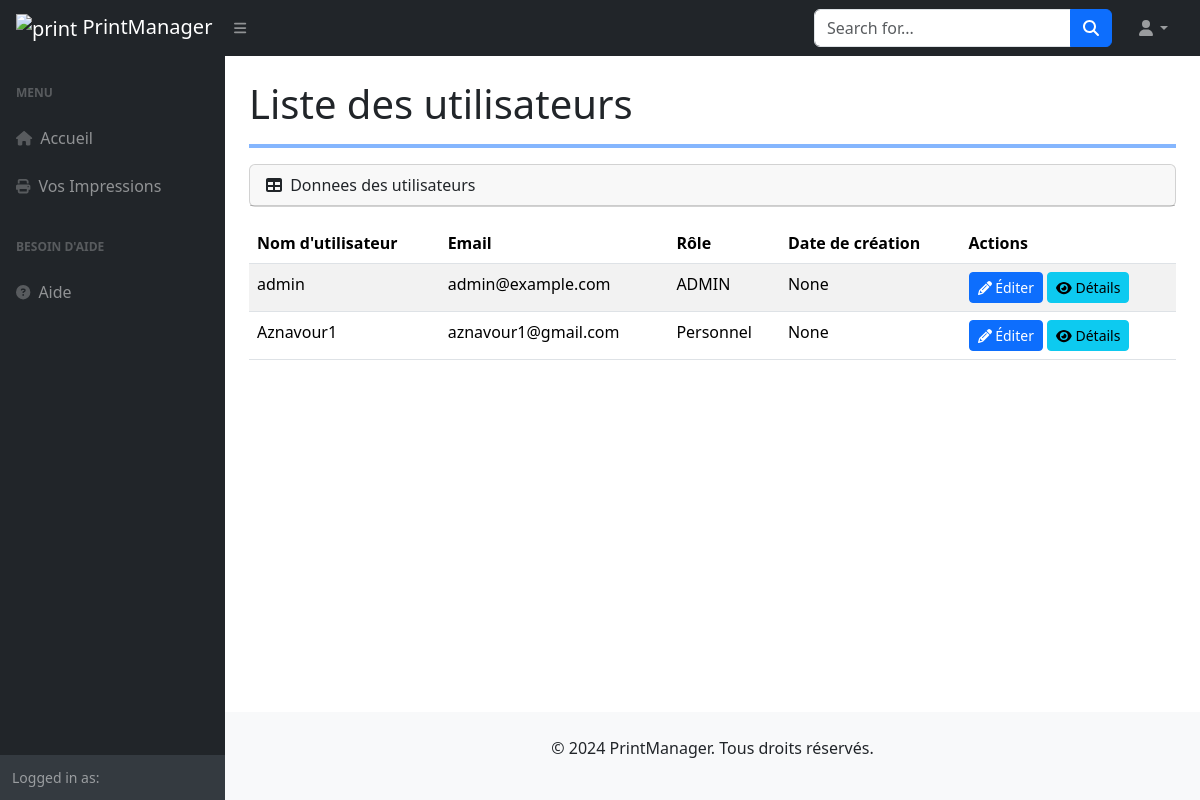
/users/, run on an earlier commit of the app's database.
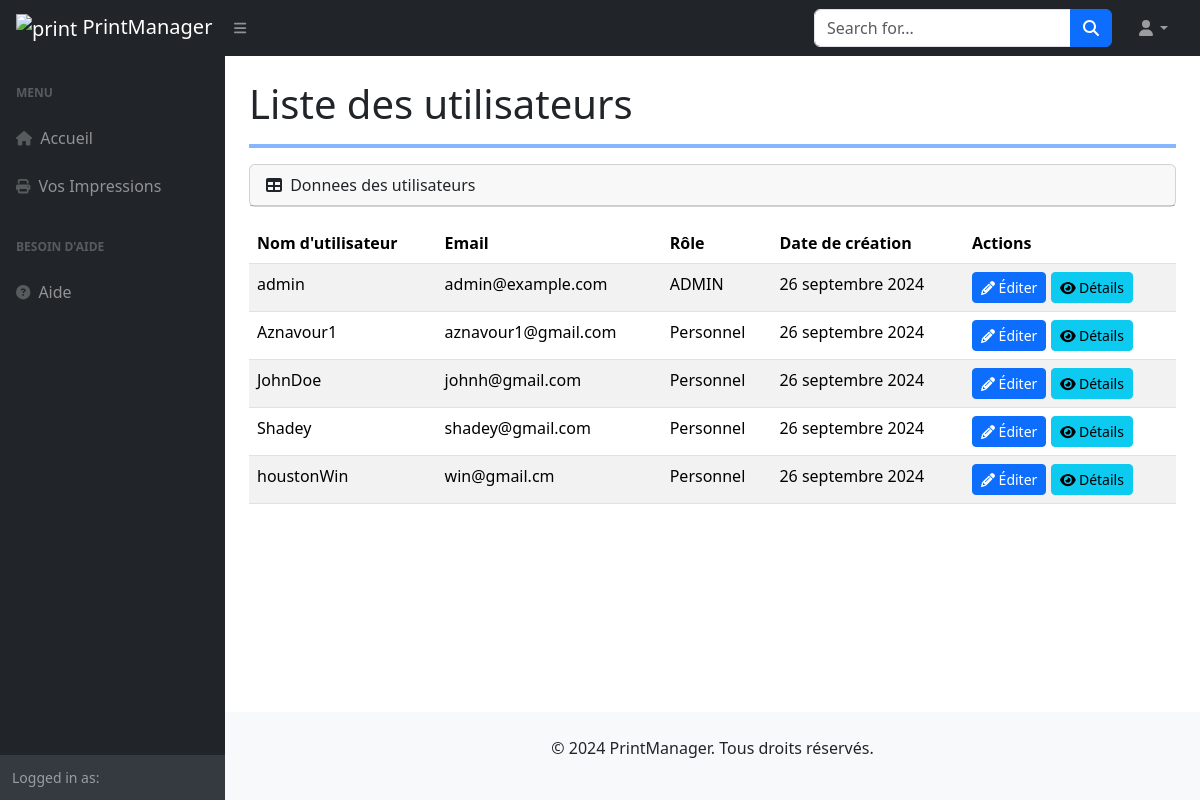
And on a later commit of the database.
### printers/models.py (models this page shows, shortened)
class CustomUser(AbstractUser):
    ADMIN = 'ADMIN'
    PERSONNEL = 'Personnel'
    MALE = 'M'
    FEMALE = 'F'
    ROLE_CHOICES = (
        (ADMIN, 'ADMIN'),
        (PERSONNEL, 'Personnel'),
    )
    SEX_CHOICES = (
        (MALE, 'Masculin'),
        (FEMALE, 'Feminin'),
    )
    role = models.CharField(max_length=30, choices=ROLE_CHOICES, verbose_name='Rôle')
    sexe = models.CharField(max_length=10, choices=SEX_CHOICES, verbose_name='Sexe')
    slug = models.SlugField(max_length=200, unique=True, blank=True)
    last_updated = models.DateTimeField(auto_now=True)
    created_on = models.DateField(blank=True, null=True)
    class Meta:
        ordering = ['-created_on']
        verbose_name = "Utilisateur"

### printers/views.py (the view)
# urls.py: path('users/', UserListView.as_view(), name='user_list'),
class UserListView(ListView):
    model = CustomUser
    template_name = 'users/user_list.html'  # Le template que tu vas créer
    context_object_name = 'users'  # Nom du contexte utilisé dans le template
    paginate_by = 10  # Paginer si tu as beaucoup d'utilisateurs

### printers/templates/users/user_list.html (shortened to what this page needs)
{% extends 'base.html' %}
{% load static %}
    {% block content %}
    {% include 'layouts/Navbar.html' %}
    <div id="layoutSidenav">
        {% include 'layouts/Sidenav.html' %}
        <div id="layoutSidenav_content">
            <main>
                <div class="container-fluid px-4">
                    <h1 class="mt-4">Liste des utilisateurs</h1>
                        <hr class="border border-primary border-2 opacity-50">
                        <div class="card mb-3">
                            <div class="card-header">
                                <i class="fas fa-table me-1"></i>
                                Donnees  des utilisateurs
                            </div>
                        </div>
                        <table class="table table-striped">
                            <thead>
                                <tr>
                                    <th>Nom d'utilisateur</th>
                                    <th>Email</th>
                                    <th>Rôle</th>
                                    <th>Date de création</th>
                                    <th>Actions</th>
                                </tr>
                            </thead>
                            <tbody>
                                {% for user in users %}
                                    <tr>
                                        <td>{{ user.username }}</td>
                                        <td>{{ user.email }}</td>
                                        <td>{{ user.get_role_display }}</td>
                                        <td>{{ user.created_on }}</td>
                                        <td>
                                            <a href="{% url 'edit_user' user.slug %}" class="btn btn-sm btn-primary">
                                                <i class="fa fa-pencil" aria-hidden="true"></i>
                                                Éditer
                                            </a>
                                            <a href="{% url 'user_details' user.slug %}" class="btn btn-sm btn-info">
                                                <i class="fa fa-eye" aria-hidden="true"></i>
                                                Détails
                                            </a>
                                        </td>
                                    </tr>
                                {% empty %}
                                    <tr>
                                        <td colspan="5">Aucun utilisateur trouvé.</td>
                                    </tr>
                                {% endfor %}
                            </tbody>
                        </table>
                </div>
            </main>
            {% include 'layouts/footer.html' %}
        </div>
    </div>
    {% endblock %}

### printers/templates/base.html (shortened to what this page needs)
{% load static %}
<!doctype html>
<html lang="fr">
  <head>
    <link rel="stylesheet" href="{% static 'css/Hompage.css' %}">
    <link rel="stylesheet" href="{% static 'css/styles.css' %}">
    {% load bootstrap5 %}
    {% bootstrap_css %}
  </head>
  <body>
    {% block content %}{% endblock %}
</body>
</html>

### printers/templates/layouts/Navbar.html (shortened to what this page needs)
{% load static %}
<nav class="sb-topnav navbar navbar-expand navbar-dark bg-dark">
    <a class="navbar-brand ps-3" href="/home">
        <span class="logo-lg">
            <img width="48" height="48" src="https://img.icons8.com/color/48/print.png" alt="print"/>
            PrintManager
        </span>
    </a>
    <button class="btn btn-link btn-sm order-1 order-lg-0 me-4 me-lg-0" id="sidebarToggle" href="#!"><i class="fas fa-bars"></i></button>
    <form class="d-none d-md-inline-block form-inline ms-auto me-0 me-md-3 my-2 my-md-0">
        <div class="input-group">
            <input class="form-control" type="text" placeholder="Search for..." aria-label="Search for..." aria-describedby="btnNavbarSearch" />
            <button class="btn btn-primary" id="btnNavbarSearch" type="button"><i class="fas fa-search"></i></button>
        </div>
    </form>
    <ul class="navbar-nav ms-auto ms-md-0 me-3 me-lg-4">
        <li class="nav-item dropdown">
            <a class="nav-link dropdown-toggle" id="navbarDropdown" href="#" role="button" data-bs-toggle="dropdown" aria-expanded="false"><i class="fas fa-user fa-fw"></i></a>
        </li>
    </ul>
</nav>

### printers/templates/layouts/Sidenav.html (shortened to what this page needs)
<div id="layoutSidenav_nav">
    <nav class="sb-sidenav accordion sb-sidenav-dark" id="sidenavAccordion">
        <div class="sb-sidenav-menu">
            <div class="nav">
                <div class="sb-sidenav-menu-heading">Menu</div>
                <a class="nav-link" href="/dashboard">
                    <div class="sb-nav-link-icon"><i class="fa fa-home"></i></div>
                    Accueil
                </a>
                <a class="nav-link" href="/print/jobs/">
                    <div class="sb-nav-link-icon">
                        <i class="fa fa-print" aria-hidden="true"></i>
                    </div>
                    Vos Impressions
                </a>
                <div class="sb-sidenav-menu-heading">Besoin d'aide</div>
                <a class="nav-link" href="#">
                    <div class="sb-nav-link-icon"><i class="fa fa-question-circle"></i></div>
                    Aide
                </a>
            </div>
        </div>
        <div class="sb-sidenav-footer">
            <div class="small">Logged in as:
            </div>
        </div>
    </nav>
</div>

### printers/templates/layouts/footer.html
<footer class="bg-light py-4 text-center">
    <p>&copy; 2024 PrintManager. Tous droits réservés.</p>
</footer>

### static/css/Hompage.css (style rules this page uses)
body { font-family: 'Arial', sans-serif; background-color: #f8f9fa; }
footer { background-color: #7a7878; }

What changed in the data, as far as the page shows it:
changed CustomUser "admin": created_on "None" → "26 septembre 2024"
changed CustomUser "Aznavour1": created_on "None" → "26 septembre 2024"
added CustomUser: username "JohnDoe", email "johnh@gmail.com", role "Personnel", created_on "26 septembre 2024"
added CustomUser: username "Shadey", email "shadey@gmail.com", role "Personnel", created_on "26 septembre 2024"
added CustomUser: username "houstonWin", email "win@gmail.cm", role "Personnel", created_on "26 septembre 2024"
